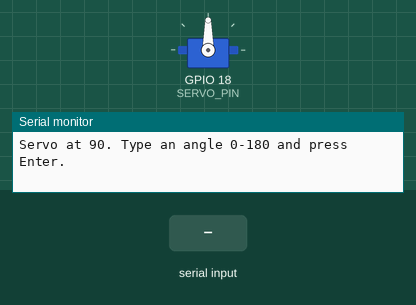
This sketch was run on a simulated ESP32. Shown: servo, the last lines printed to the serial monitor. The test bench sets the inputs (shaded band).

Above: at 1.2 s.
1.3 s: "30,150\n" received over Serial
At 1.6 s:
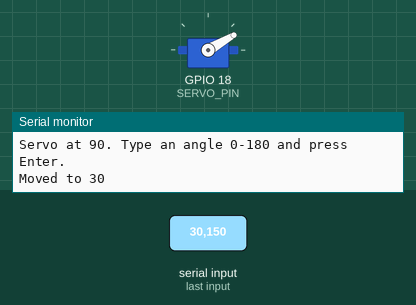
2.8 s: "5\n" received over Serial
At 3.9 s:
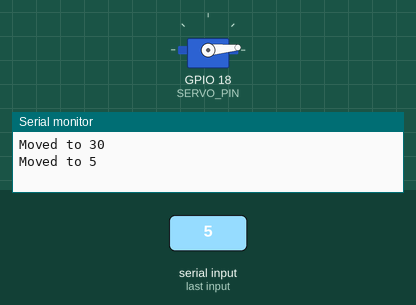
4.3 s: "200\n" received over Serial
At 5.1 s:
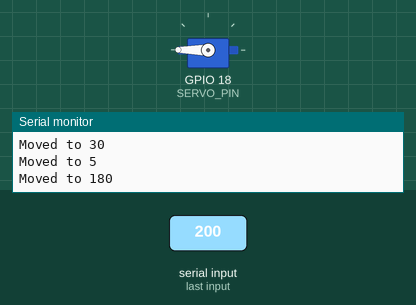
5.8 s: "90,45\n" received over Serial
At 6.2 s:
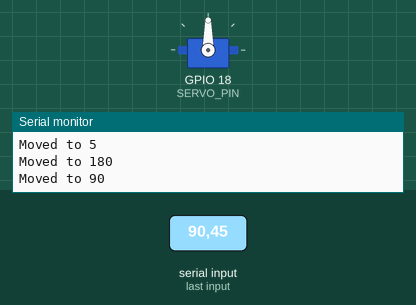
Timing chart, 0 to 8.3 s (numbered marks = the images above; inputs shaded):
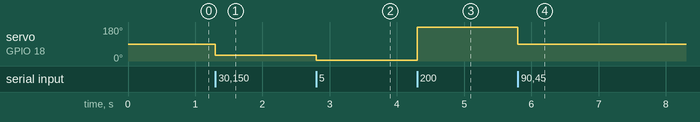

Measured:
- after the input at 1.3 s, servo on GPIO 18 (SERVO_PIN): 90° → 30° at once
- after the input at 2.8 s, servo on GPIO 18 (SERVO_PIN): 30° → 5° at once
- after the input at 4.3 s, servo on GPIO 18 (SERVO_PIN): 5° → 180° at once
- after the input at 5.8 s, servo on GPIO 18 (SERVO_PIN): 180° → 90° at once

The sketch:

servo_sweep.ino
```cpp
// Bring-up step 7: test each servo and find the "panel flat" angle.
// Power the servos from the 5 V rail with the 470 uF capacitor fitted first.
//
// Type a number 0-180 in the Serial Monitor (newline ending) to move the servo
// there. Find the angle where the panel is flat and put it in
// TILT_SERVO_CENTER in firmware/solar_tracker/config.h.
// Change SERVO_PIN to 19 to test the wiper.
#include <ESP32Servo.h>

const int SERVO_PIN = 18;   // 18 = tilt, 19 = wiper
Servo servo;

void setup() {
  Serial.begin(115200);
  servo.setPeriodHertz(50);
  servo.attach(SERVO_PIN, 500, 2400);
  servo.write(90);
  Serial.println("Servo at 90. Type an angle 0-180 and press Enter.");
}

void loop() {
  if (Serial.available()) {
    int angle = Serial.parseInt();
    while (Serial.available()) Serial.read();
    angle = constrain(angle, 0, 180);
    servo.write(angle);
    Serial.printf("Moved to %d\n", angle);
  }
}
```
